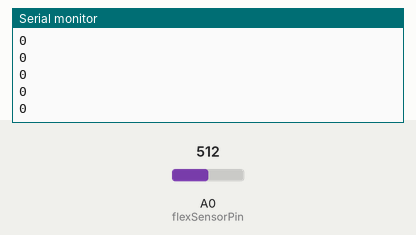
Bench run of a sketch on a simulated Arduino Uno, built with avr-gcc and run on an emulated ATmega328P. Shown: the last lines printed to the serial monitor. The inputs (shaded band) are chosen by the test bench; at power-on: A0 (flexSensorPin) = 512.

Above: at 1.2 s.
1.3 s: A0 (flexSensorPin) set to 716
At 1.32 s:
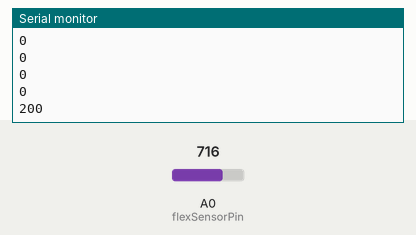
2.8 s: A0 (flexSensorPin) set to 900
At 2.83 s:
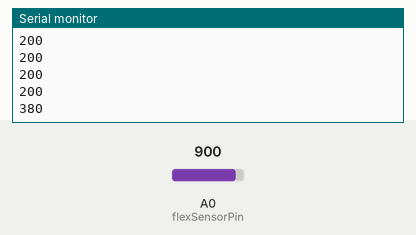
Timing chart, 0 to 5.8 s (numbered marks = the images above; inputs shaded):
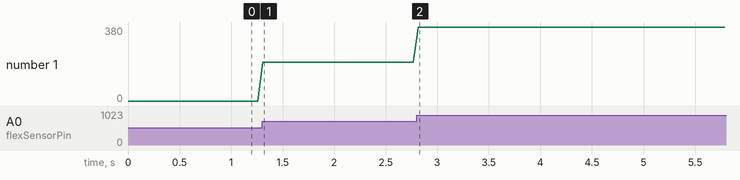

Measured:
- after the input at 1.3 s, the serial monitor: prints a new line at once (image 1)
- after the input at 2.8 s, the serial monitor: prints a new line at once (image 2)
- plotted number 1: 0 → 200 after the input at 1.3 s, 200 → 380 after the input at 2.8 s

The sketch:

Flex_Sensor.ino
```cpp
int flexSensorPin = A0; //analog pin 0

void setup(){
  Serial.begin(9600);
}

void loop(){
  int flexSensorReading = analogRead(flexSensorPin);

  //Serial.println(flexSensorReading);


  //In my tests I was getting a reading on the arduino between 512, and 614.
  //Using map(), you can convert that to a larger range like 0-100.
  int flex0to100 = map(flexSensorReading, 512, 614, 0, 100);
  Serial.println(flex0to100);

  delay(50); //just here to slow down the output for easier reading
}
```
